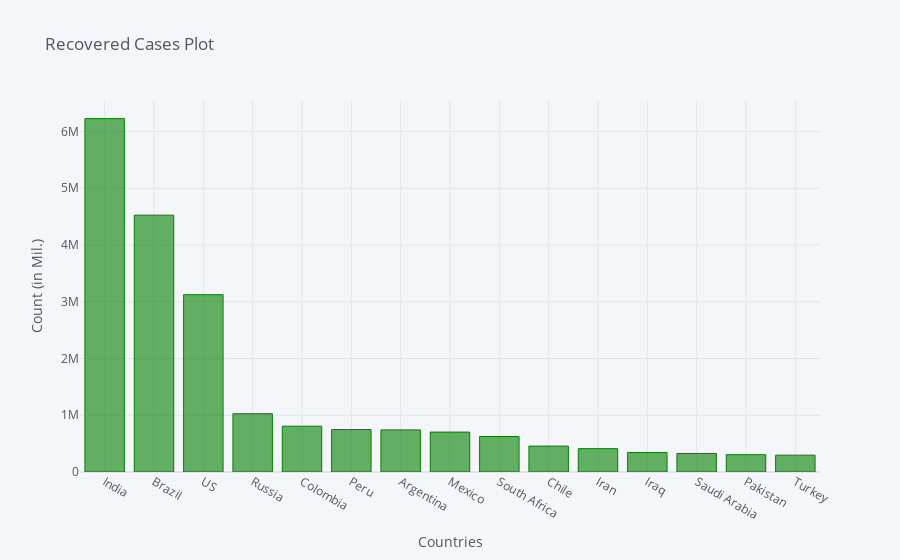

Write notebook code for a chart like this one.
### Code cell
recovered_df2_plot.iplot(kind='bar', x='Country/Region', y='10/13/20',color='green',
                         title='Recovered Cases Plot',xTitle='Countries',yTitle='Count (in Mil.)')

### Figure 1 — Plotly figure (JSON) as saved in the notebook; plotly's stock layout.template omitted (floating-point values rounded to 4 significant figures)
{"data": [{"marker": {"color": "rgba(0, 128, 0, 0.6)", "line": {"color": "rgba(0, 128, 0, 1.0)", "width": 1}}, "name": "10/13/20", "orientation": "v", "text": "", "type": "bar", "x": ["India", "Brazil", "US", "Russia", "Colombia", "Peru", "Argentina", "Mexico", "South Africa", "Chile", "Iran", "Iraq", "Saudi Arabia", "Pakistan", "Turkey"], "y": [6227295, 4526393, 3124593, 1027348, 806703, 748097, 742235, 703457, 625574, 456499, 411840, 344208, 326339, 305080, 296972]}], "layout": {"legend": {"bgcolor": "#F5F6F9", "font": {"color": "#4D5663"}}, "paper_bgcolor": "#F5F6F9", "plot_bgcolor": "#F5F6F9", "title": {"font": {"color": "#4D5663"}, "text": "Recovered Cases Plot"}, "xaxis": {"gridcolor": "#E1E5ED", "showgrid": true, "tickfont": {"color": "#4D5663"}, "title": {"font": {"color": "#4D5663"}, "text": "Countries"}, "zerolinecolor": "#E1E5ED"}, "yaxis": {"gridcolor": "#E1E5ED", "showgrid": true, "tickfont": {"color": "#4D5663"}, "title": {"font": {"color": "#4D5663"}, "text": "Count (in Mil.)"}, "zerolinecolor": "#E1E5ED"}}}
